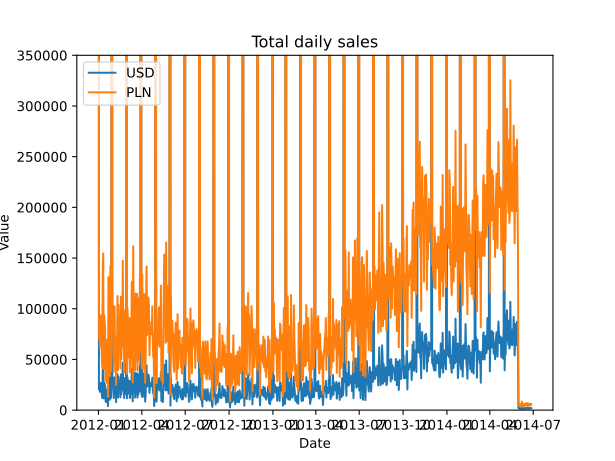

Here is the Python script that generated this plot:
import matplotlib.pyplot as plt


def create_chart_of_total_sales(data_list):
    date_list = __convert_to_single_list(data_list, 0)
    total_due_list = __convert_to_single_list(data_list, 1)
    currency_rate_list = __convert_to_single_list(data_list, 2)
    changed_currency_list = __currency_conversion(total_due_list, currency_rate_list)

    fig = plt.subplot()
    fig.plot(date_list, total_due_list, label="USD")
    plt.ylim(0.0, 350000)
    fig.plot(date_list, changed_currency_list, label="PLN")

    fig.set_title('Total daily sales')
    fig.set_ylabel('Value')
    fig.set_xlabel('Date')

    plt.legend()
    plt.savefig("total_sales_plot.svg")
    plt.show()


def __convert_to_single_list(data_list, arg):
    new_list = []
    for data in data_list:
        new_list.append(data[arg])
    return new_list


def __currency_conversion(total_due_list, currency_rate_list):
    new_total_due_list = []
    for i in range(len(total_due_list)):
        new_total_due_list.append(float(total_due_list[i]) * float(currency_rate_list[i]))
    return new_total_due_list
